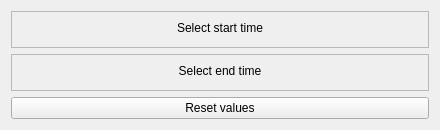
<?xml version="1.0" encoding="UTF-8"?>
<ui version="4.0">
 <class>SelectTimePeriod</class>
 <widget class="QWidget" name="SelectTimePeriod">
  <property name="geometry">
   <rect>
    <x>0</x>
    <y>0</y>
    <width>440</width>
    <height>130</height>
   </rect>
  </property>
  <property name="sizePolicy">
   <sizepolicy hsizetype="Minimum" vsizetype="Minimum">
    <horstretch>0</horstretch>
    <verstretch>0</verstretch>
   </sizepolicy>
  </property>
  <property name="windowTitle">
   <string>Form</string>
  </property>
  <layout class="QVBoxLayout" name="verticalLayout">
   <item>
    <widget class="QFrame" name="frameStart">
     <property name="frameShape">
      <enum>QFrame::StyledPanel</enum>
     </property>
     <property name="frameShadow">
      <enum>QFrame::Raised</enum>
     </property>
     <layout class="QVBoxLayout" name="verticalLayout_2">
      <item>
       <widget class="QLabel" name="labelStart">
        <property name="text">
         <string>Select start time</string>
        </property>
        <property name="alignment">
         <set>Qt::AlignHCenter|Qt::AlignTop</set>
        </property>
       </widget>
      </item>
     </layout>
    </widget>
   </item>
   <item>
    <widget class="QFrame" name="frameEnd">
     <property name="frameShape">
      <enum>QFrame::StyledPanel</enum>
     </property>
     <property name="frameShadow">
      <enum>QFrame::Raised</enum>
     </property>
     <layout class="QVBoxLayout" name="verticalLayout_3">
      <item>
       <widget class="QLabel" name="labelEnd">
        <property name="text">
         <string>Select end time</string>
        </property>
        <property name="alignment">
         <set>Qt::AlignHCenter|Qt::AlignTop</set>
        </property>
       </widget>
      </item>
     </layout>
    </widget>
   </item>
   <item>
    <widget class="QPushButton" name="buttonReset">
     <property name="text">
      <string>Reset values</string>
     </property>
    </widget>
   </item>
  </layout>
 </widget>
 <resources/>
 <connections/>
</ui>
